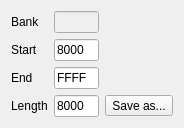
<?xml version="1.0" encoding="UTF-8"?>
<ui version="4.0">
 <class>DumpDial</class>
 <widget class="QDialog" name="DumpDial">
  <property name="windowModality">
   <enum>Qt::ApplicationModal</enum>
  </property>
  <property name="geometry">
   <rect>
    <x>0</x>
    <y>0</y>
    <width>184</width>
    <height>123</height>
   </rect>
  </property>
  <property name="windowTitle">
   <string>Save RAM dump</string>
  </property>
  <property name="windowIcon">
   <iconset>
    <normaloff>:/images/logo.png</normaloff>:/images/logo.png</iconset>
  </property>
  <property name="modal">
   <bool>true</bool>
  </property>
  <layout class="QVBoxLayout" name="verticalLayout">
   <item>
    <layout class="QGridLayout" name="gridLayout" columnstretch="0,0,0">
     <item row="2" column="1">
      <widget class="QLineEdit" name="leEnd">
       <property name="inputMask">
        <string>HHHH</string>
       </property>
       <property name="text">
        <string>FFFF</string>
       </property>
      </widget>
     </item>
     <item row="3" column="0">
      <widget class="QLabel" name="label_2">
       <property name="text">
        <string>Length</string>
       </property>
      </widget>
     </item>
     <item row="1" column="0">
      <widget class="QLabel" name="label_3">
       <property name="text">
        <string>Start</string>
       </property>
      </widget>
     </item>
     <item row="0" column="1">
      <widget class="QLineEdit" name="leBank">
       <property name="enabled">
        <bool>false</bool>
       </property>
       <property name="inputMask">
        <string>HH</string>
       </property>
      </widget>
     </item>
     <item row="2" column="0">
      <widget class="QLabel" name="label_4">
       <property name="text">
        <string>End</string>
       </property>
      </widget>
     </item>
     <item row="1" column="1">
      <widget class="QLineEdit" name="leStart">
       <property name="inputMask">
        <string>HHHH</string>
       </property>
       <property name="text">
        <string>8000</string>
       </property>
      </widget>
     </item>
     <item row="3" column="1">
      <widget class="QLineEdit" name="leLen">
       <property name="inputMask">
        <string>HHHH</string>
       </property>
       <property name="text">
        <string>8000</string>
       </property>
      </widget>
     </item>
     <item row="0" column="0">
      <widget class="QLabel" name="label">
       <property name="text">
        <string>Bank</string>
       </property>
      </widget>
     </item>
     <item row="3" column="2">
      <widget class="QToolButton" name="tbSave">
       <property name="text">
        <string>Save as...</string>
       </property>
       <property name="icon">
        <iconset resource="../xpeccy.qrc">
         <normaloff>:/images/save_all.png</normaloff>:/images/save_all.png</iconset>
       </property>
       <property name="popupMode">
        <enum>QToolButton::InstantPopup</enum>
       </property>
      </widget>
     </item>
    </layout>
   </item>
  </layout>
  <action name="aSaveBin">
   <property name="icon">
    <iconset resource="../xpeccy.qrc">
     <normaloff>:/images/filebin.png</normaloff>:/images/filebin.png</iconset>
   </property>
   <property name="text">
    <string>...as bin</string>
   </property>
  </action>
  <action name="aSaveHobeta">
   <property name="icon">
    <iconset resource="../xpeccy.qrc">
     <normaloff>:/images/dollar.png</normaloff>:/images/dollar.png</iconset>
   </property>
   <property name="text">
    <string>...as hobeta</string>
   </property>
  </action>
  <action name="aSaveToA">
   <property name="icon">
    <iconset resource="../xpeccy.qrc">
     <normaloff>:/images/floppy.png</normaloff>:/images/floppy.png</iconset>
   </property>
   <property name="text">
    <string>...to disk A</string>
   </property>
  </action>
  <action name="aSaveToB">
   <property name="icon">
    <iconset resource="../xpeccy.qrc">
     <normaloff>:/images/floppy.png</normaloff>:/images/floppy.png</iconset>
   </property>
   <property name="text">
    <string>...to disk B</string>
   </property>
  </action>
  <action name="aSaveToC">
   <property name="icon">
    <iconset resource="../xpeccy.qrc">
     <normaloff>:/images/floppy.png</normaloff>:/images/floppy.png</iconset>
   </property>
   <property name="text">
    <string>...to disk C</string>
   </property>
  </action>
  <action name="aSaveToD">
   <property name="icon">
    <iconset resource="../xpeccy.qrc">
     <normaloff>:/images/floppy.png</normaloff>:/images/floppy.png</iconset>
   </property>
   <property name="text">
    <string>...to disk D</string>
   </property>
  </action>
 </widget>
 <tabstops>
  <tabstop>leBank</tabstop>
  <tabstop>leStart</tabstop>
  <tabstop>leEnd</tabstop>
  <tabstop>leLen</tabstop>
 </tabstops>
 <resources>
  <include location="../xpeccy.qrc"/>
 </resources>
 <connections/>
</ui>
